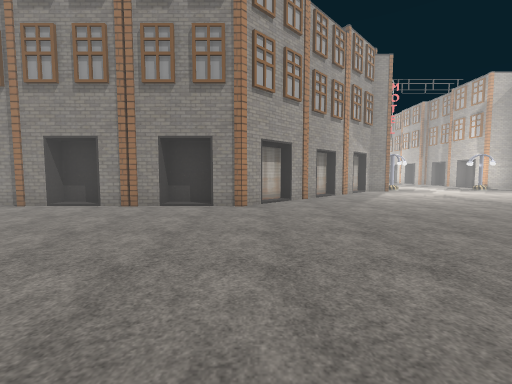
View 1 (above)

23 first-person views from a walk through a Unity game level. The camera is 1.5 m above the floor, tilts 4° down and sees 90° across. The floor is counted in squares, 1.8 m on a side. Each view is taken from the middle of a square. On the plan, view 1 faces up. The plan holds only what a view shows up to about 10 squares ahead; the rest is blank. The place goes on beyond the plan. The player character is not drawn. Some surface patterns are stand-ins.

View 2
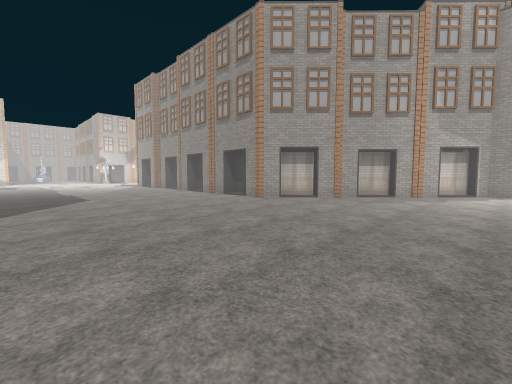

View 3
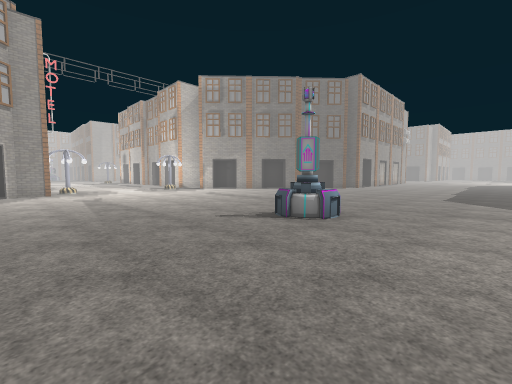

View 4
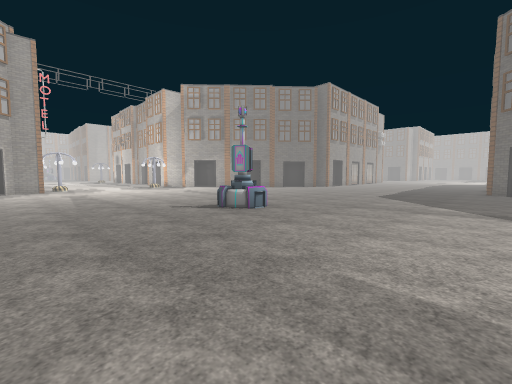

View 5
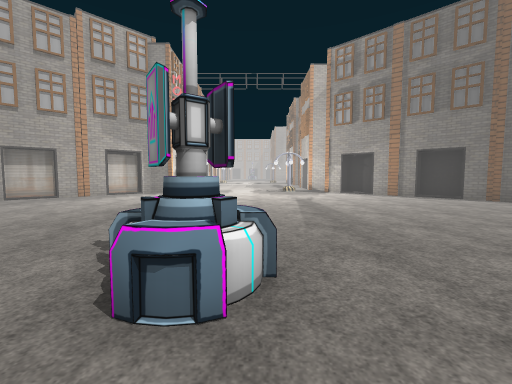

View 6
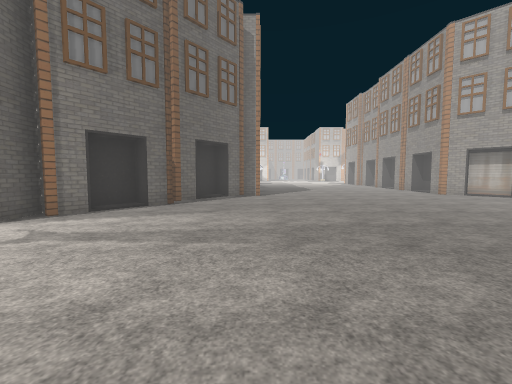

View 7
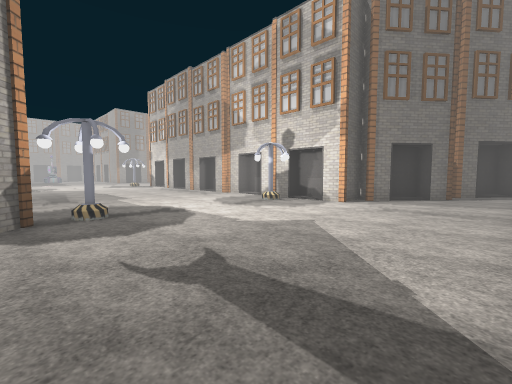

View 8
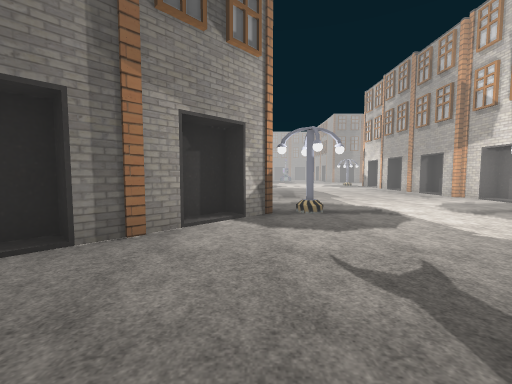

View 9
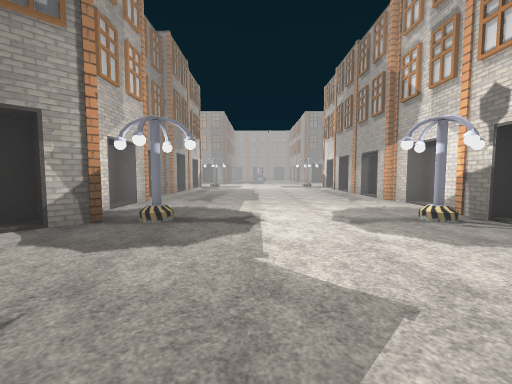

View 10
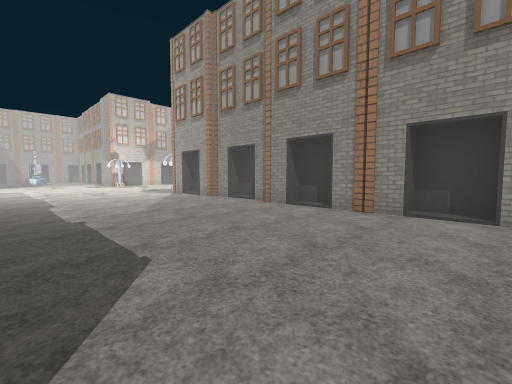

View 11
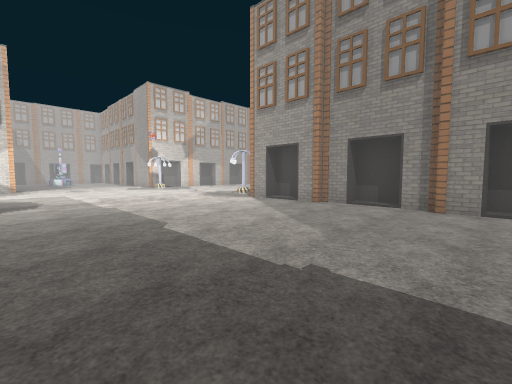

View 12
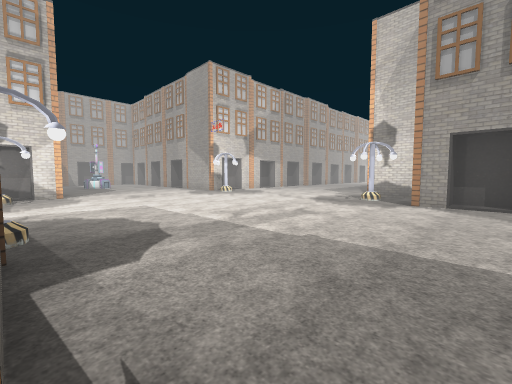

View 13
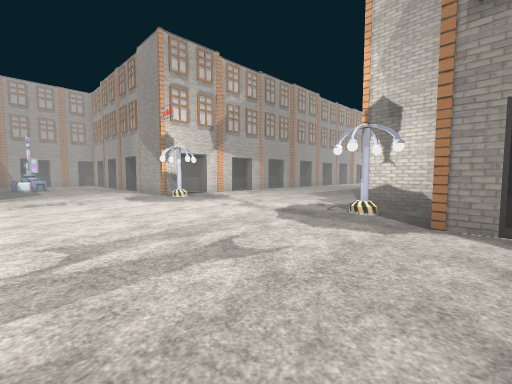

View 14
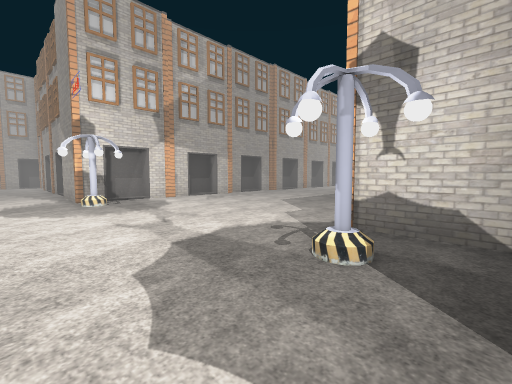

View 15
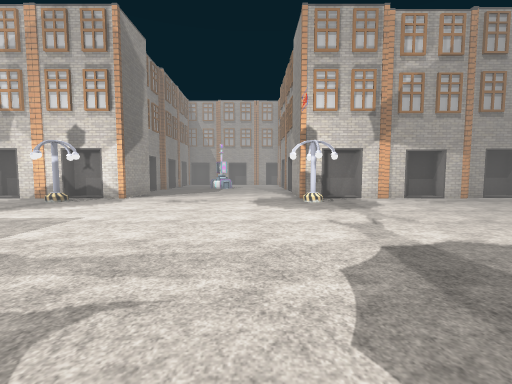

View 16
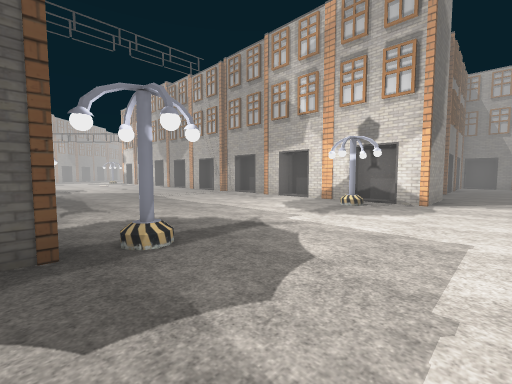

View 17
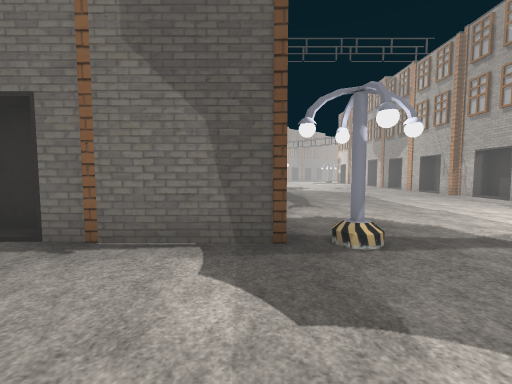

View 18
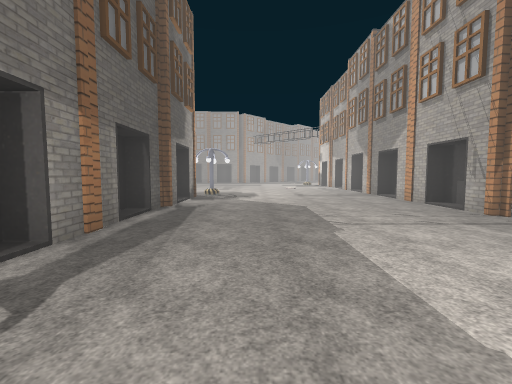

View 19
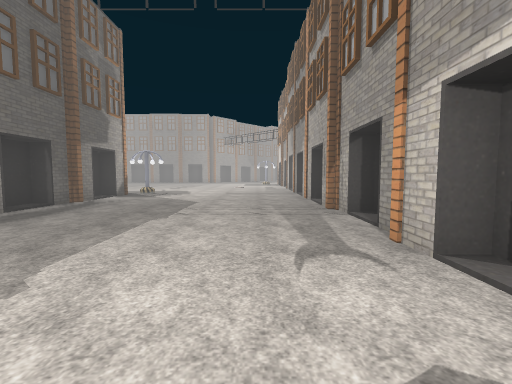

View 20
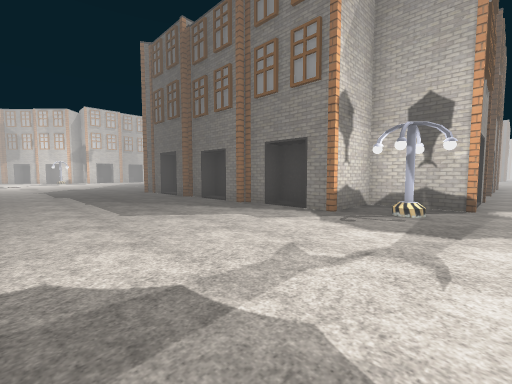

View 21
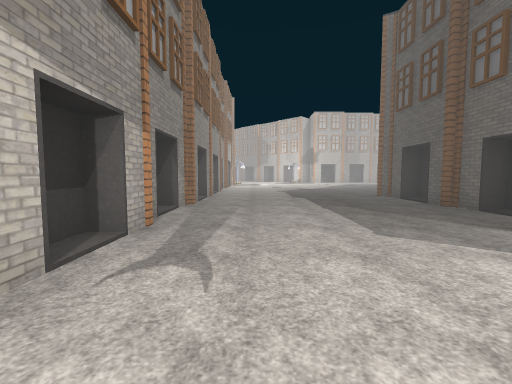

View 22
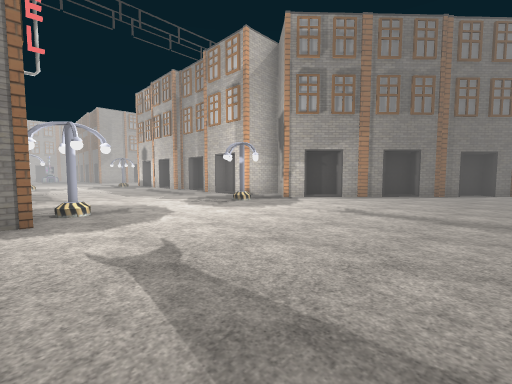

View 23
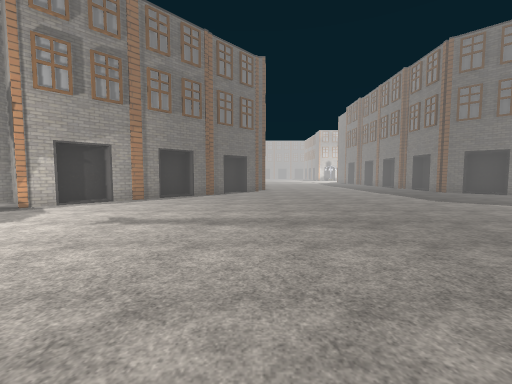

### Floor plan
Key: @ floor where view 1 was taken; # wall or solid block; x gap in a wall; . main floor; : floor 0.25 m higher than the main floor; + floor 0.5 m higher than the main floor; H house; O other object.
Columns run from 23 left of view 1 to 17 right of it. Each row starts with its distance up from view 1.
 19   H ..
 18   #......H                    ...
 17   H......H                    ....
 16   H.......                    .....
 15  ##......#                    ......H
 14  #.......##                  H........#
 13   H.......#                  H#.....H##
 12   H......H#                #O#.......H##
 11   .......##                H..........H##
 10   H.......#              ##.............#
  9   #.......##            ##..............H
  8   .........#           O#................
  7 O#H........###HHHH##H##H.................
  6 .........................................
  5 .........................................
  4 .........................................
  3 ................................OO.......
  2 .........................................
  1 .........................................
  0 ##H....................@.................
 -1  ##+.....:###.       H #.................
 -2   #.......H ###         H................
 -3   H.......H             ##............. H
 -4   ........                H............
 -5   H.......H               ###.........H#
 -6   H.......#                 #........H##
 -7  #........H                 #.......H##
 -8  ##.......#                 #x......
 -9   H.......#                  ........
-10   H.......#                 H........H
-11   #.......#                 #........
-12   .......##                  ........H
-13   H......                    ........H

Positions as (right, up) in squares from view 1, and headings:
1: (0, 0), facing up
2: (6, 0), facing up-left
3: (5, 0), facing up-right
4: (5, -2), facing up-right
5: (10, 1), facing up
6: (10, -1), facing left
7: (13, -2), facing down-left
8: (13, -2), facing down
9: (10, -3), facing down
10: (-1, 1), facing up-left
11: (-5, 0), facing up-left
12: (-10, -1), facing up-left
13: (-11, 2), facing up-left
14: (-12, 5), facing up-left
15: (-12, 5), facing left
16: (-13, 2), facing down-left
17: (-13, 2), facing down
18: (-16, -3), facing down
19: (-19, -2), facing down
20: (-19, 6), facing up-right
21: (-19, 8), facing up
22: (6, 7), facing up-right
23: (7, 7), facing right
